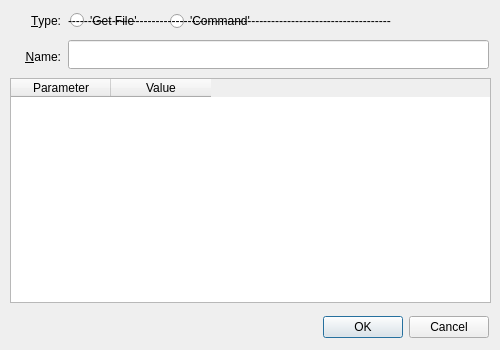
<?xml version="1.0" encoding="UTF-8"?>
<ui version="4.0">
 <class>GatCmdSpec</class>
 <widget class="QDialog" name="GatCmdSpec">
  <property name="windowModality">
   <enum>Qt::WindowModal</enum>
  </property>
  <property name="geometry">
   <rect>
    <x>0</x>
    <y>0</y>
    <width>500</width>
    <height>350</height>
   </rect>
  </property>
  <property name="windowTitle">
   <string>Special Function</string>
  </property>
  <property name="modal">
   <bool>true</bool>
  </property>
  <widget class="QDialogButtonBox" name="buttonBox">
   <property name="geometry">
    <rect>
     <x>280</x>
     <y>312</y>
     <width>209</width>
     <height>31</height>
    </rect>
   </property>
   <property name="orientation">
    <enum>Qt::Horizontal</enum>
   </property>
   <property name="standardButtons">
    <set>QDialogButtonBox::Cancel|QDialogButtonBox::Ok</set>
   </property>
  </widget>
  <widget class="QTableWidget" name="tblParameters">
   <property name="geometry">
    <rect>
     <x>10</x>
     <y>78</y>
     <width>481</width>
     <height>225</height>
    </rect>
   </property>
   <property name="tabKeyNavigation">
    <bool>false</bool>
   </property>
   <property name="cornerButtonEnabled">
    <bool>true</bool>
   </property>
   <column>
    <property name="text">
     <string>Parameter</string>
    </property>
   </column>
   <column>
    <property name="text">
     <string>Value</string>
    </property>
   </column>
  </widget>
  <widget class="QRadioButton" name="rdoGetFile">
   <property name="enabled">
    <bool>true</bool>
   </property>
   <property name="geometry">
    <rect>
     <x>70</x>
     <y>10</y>
     <width>91</width>
     <height>21</height>
    </rect>
   </property>
   <property name="text">
    <string>'Get File'</string>
   </property>
   <property name="checkable">
    <bool>true</bool>
   </property>
  </widget>
  <widget class="QRadioButton" name="rdoComponent">
   <property name="geometry">
    <rect>
     <x>170</x>
     <y>10</y>
     <width>113</width>
     <height>22</height>
    </rect>
   </property>
   <property name="text">
    <string>'Command'</string>
   </property>
  </widget>
  <widget class="QLabel" name="label">
   <property name="geometry">
    <rect>
     <x>20</x>
     <y>10</y>
     <width>41</width>
     <height>21</height>
    </rect>
   </property>
   <property name="layoutDirection">
    <enum>Qt::RightToLeft</enum>
   </property>
   <property name="text">
    <string>&amp;Type:</string>
   </property>
   <property name="alignment">
    <set>Qt::AlignRight|Qt::AlignTrailing|Qt::AlignVCenter</set>
   </property>
   <property name="buddy">
    <cstring>rdoGetFile</cstring>
   </property>
  </widget>
  <widget class="QLabel" name="label_2">
   <property name="geometry">
    <rect>
     <x>10</x>
     <y>48</y>
     <width>51</width>
     <height>17</height>
    </rect>
   </property>
   <property name="layoutDirection">
    <enum>Qt::RightToLeft</enum>
   </property>
   <property name="text">
    <string>&amp;Name:</string>
   </property>
   <property name="alignment">
    <set>Qt::AlignRight|Qt::AlignTrailing|Qt::AlignVCenter</set>
   </property>
   <property name="buddy">
    <cstring>edtName</cstring>
   </property>
  </widget>
  <widget class="QLineEdit" name="edtName">
   <property name="geometry">
    <rect>
     <x>68</x>
     <y>40</y>
     <width>421</width>
     <height>29</height>
    </rect>
   </property>
   <property name="text">
    <string/>
   </property>
  </widget>
  <widget class="QLabel" name="lblTypeName">
   <property name="geometry">
    <rect>
     <x>68</x>
     <y>12</y>
     <width>417</width>
     <height>17</height>
    </rect>
   </property>
   <property name="text">
    <string>---------------------------------------------------------------------------------</string>
   </property>
  </widget>
 </widget>
 <layoutdefault spacing="6" margin="9"/>
 <tabstops>
  <tabstop>edtName</tabstop>
  <tabstop>tblParameters</tabstop>
  <tabstop>buttonBox</tabstop>
  <tabstop>rdoGetFile</tabstop>
  <tabstop>rdoComponent</tabstop>
 </tabstops>
 <resources/>
 <connections>
  <connection>
   <sender>buttonBox</sender>
   <signal>accepted()</signal>
   <receiver>GatCmdSpec</receiver>
   <slot>accept()</slot>
   <hints>
    <hint type="sourcelabel">
     <x>248</x>
     <y>254</y>
    </hint>
    <hint type="destinationlabel">
     <x>157</x>
     <y>274</y>
    </hint>
   </hints>
  </connection>
  <connection>
   <sender>buttonBox</sender>
   <signal>rejected()</signal>
   <receiver>GatCmdSpec</receiver>
   <slot>reject()</slot>
   <hints>
    <hint type="sourcelabel">
     <x>316</x>
     <y>260</y>
    </hint>
    <hint type="destinationlabel">
     <x>286</x>
     <y>274</y>
    </hint>
   </hints>
  </connection>
 </connections>
 <designerdata>
  <property name="gridDeltaX">
   <number>4</number>
  </property>
  <property name="gridDeltaY">
   <number>4</number>
  </property>
  <property name="gridSnapX">
   <bool>true</bool>
  </property>
  <property name="gridSnapY">
   <bool>true</bool>
  </property>
  <property name="gridVisible">
   <bool>true</bool>
  </property>
 </designerdata>
</ui>
